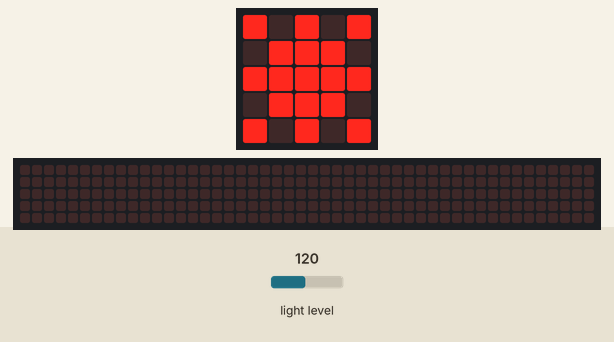
Recording of a program running on a simulated BBC micro:bit (MakeCode). Shown: the board's 5×5 LED display, a strip that is not on the board, showing the scrolling text unrolled. The inputs (shaded band) are chosen by the test bench; at power-on: light level 120. The 48×5 strip is a reading aid, not a part: it shows the text the display is scrolling, unrolled, one strip-width of it at a time.

Above: at 1.2 s.
1.3 s: light level set to 64
At 1.75 s:
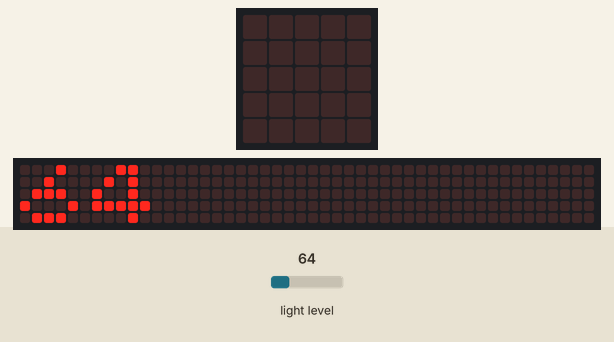
3.6 s: light level set to 128
At 5.3 s:
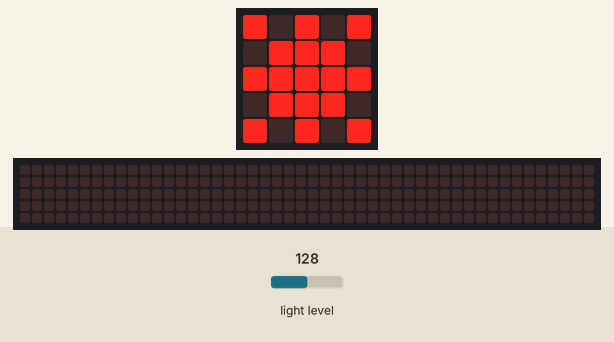
5.9 s: light level set to 97
At 8.63 s:
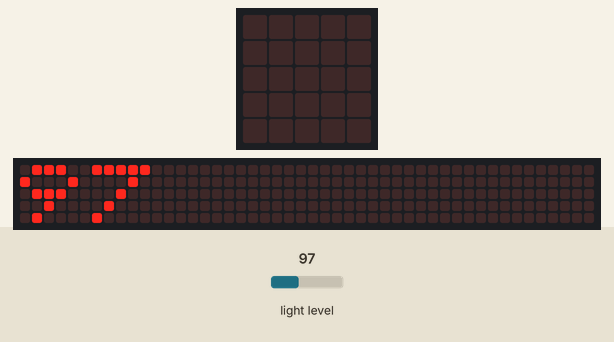
Timing chart, 0 to 10.1 s (numbered marks = the images above; inputs shaded):
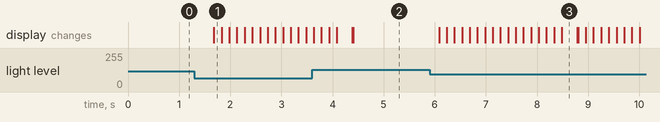

Measured:
- after the input at 1.3 s, the display: changes after 0.38 s (image 1)
- after the input at 3.6 s, the display: first differs from a run without the input after 0.80 s (image 2)
- after the input at 5.9 s, the display: changes after 0.18 s (image 3)

The program:

main.ts
```typescript
basic.forever(function () {
    if (input.lightLevel() > 100) {
        basic.showLeds(`
            # . # . #
            . # # # .
            # # # # #
            . # # # .
            # . # . #
            `)
    } else {
        basic.clearScreen()
        basic.showString("" + (input.lightLevel()))
    }
})
```

test.ts
```typescript
// les tests vont ici ; cela ne sera pas compilé si ce paquet est utilisé en tant qu'extension.
```
